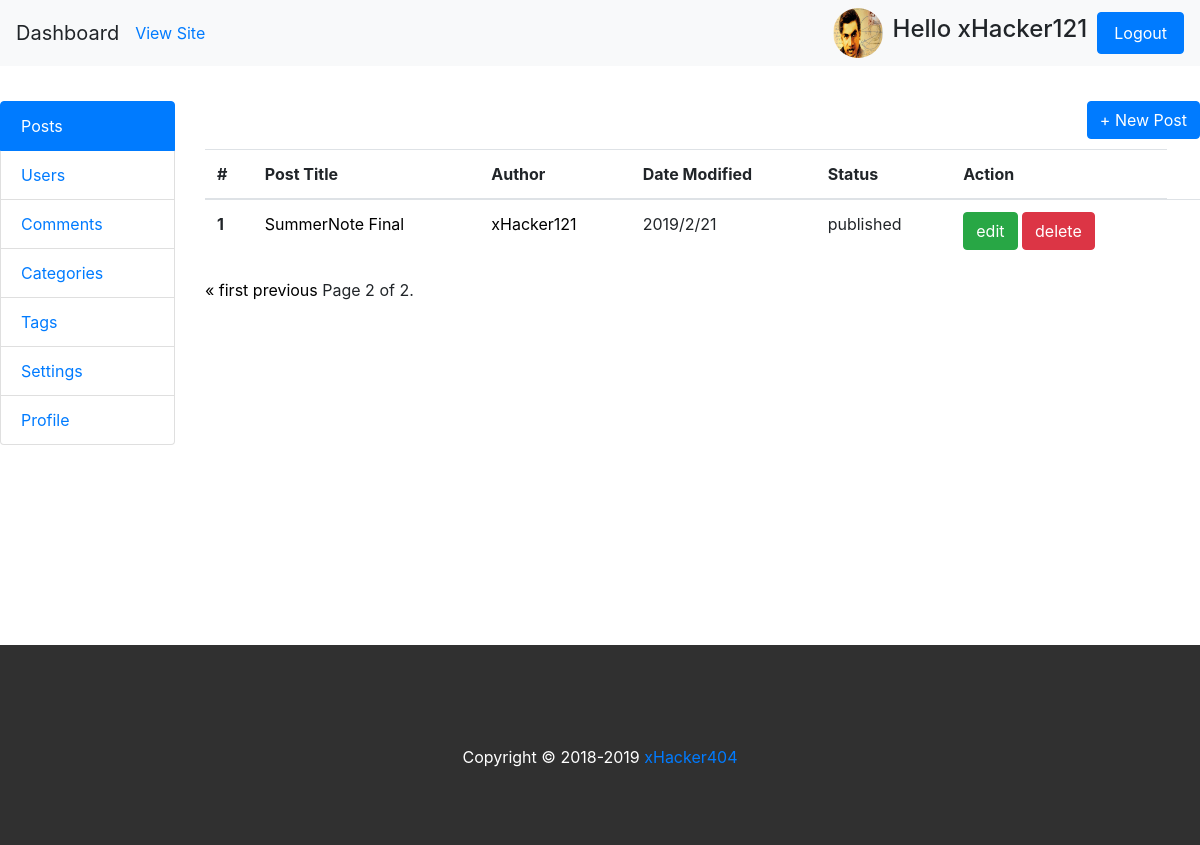
Before: /backend/posts/?page=2 (signed in) with the older database file.
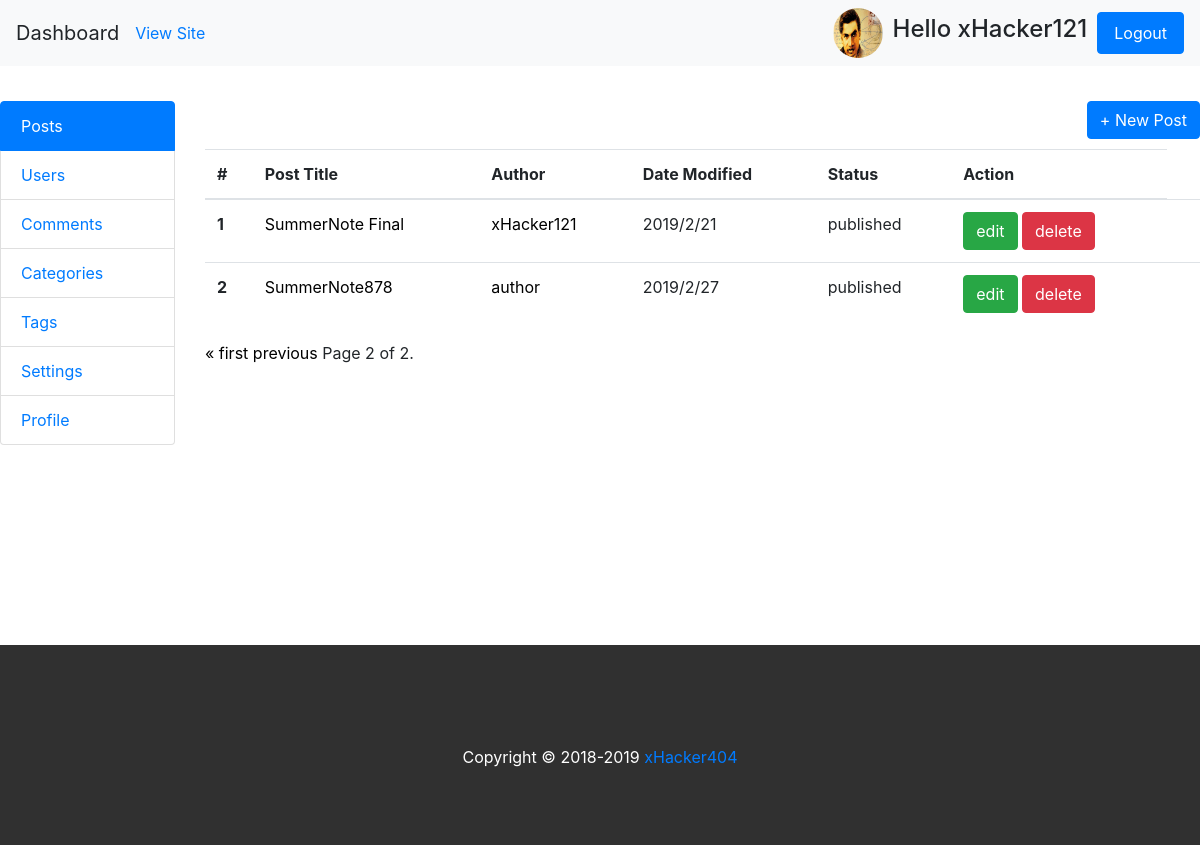
After: the same page with the newer database file.
### blog/models.py (models this page shows, shortened)
class Post(models.Model):
    title = models.CharField(max_length=250,unique=True)
    content = models.CharField(max_length=1000)
    featured_img = models.ImageField(upload_to='featured_images', blank=True)
    tag = models.ManyToManyField(Tag, related_name='tags')
    category = models.ManyToManyField(Category, related_name='categories')
    status = models.CharField(max_length=100, default='drafted')
    author = models.ForeignKey(User,on_delete=models.CASCADE, default=1)
    created_date = models.DateTimeField(default=datetime.now())
    published_date = models.DateTimeField(blank=True, null=True)
    updated_date = models.DateTimeField(blank=True, null=True)

### backend/views.py (the view)
# urls.py: path('posts/', views.posts, name='posts'),
@user_passes_test(is_moderator)
def posts(request):
    post_list = Post.objects.order_by('published_date')
    paginator = Paginator(post_list, 5) # Show 5 posts per page
    page = request.GET.get('page')
    posts = paginator.get_page(page)
    my_dict = {'posts':posts, 'post_page':'post_page'}
    return render(request, 'backend/posts.html', context=my_dict)

### backend/views.py (called while the page is built)
def is_moderator(user):
    return user.is_staff

### blog/context_processors.py (called while the page is built)
def post_widget(request):
    all_posts = Post.objects.filter(status='published').order_by('published_date')
    years = []
    tags = Tag.objects.all()
    categories = Category.objects.all()
    for post in all_posts :
        year = post.published_date.year
        if year not in years:
            years.append(year)
    return {
    'all_posts':all_posts,
    'years':years,
    'tags':tags,
    'categories':categories
    }

def site_settings(request):
    settings = BlogSettings.objects.get(id=1)
    site_icon = settings.site_icon
    site_logo = settings.site_logo
    site_title = settings.site_title
    tagline = settings.tagline
    keywords = settings.keywords
    description = settings.description
    post_per_page = settings.post_per_page
    return {
    'site_icon':site_icon,
    'site_logo':site_logo,
    'site_title':site_title,
    'tagline':tagline,
    'keywords':keywords,
    'description':description,
     'post_per_page':post_per_page
    }

### templates/backend/posts.html (shortened to what this page needs)
<!DOCTYPE html>
{% extends 'backend/base.html'%}
{% block content %}
{% if post_page %}
<div class="col-md-10" >
		<div class="post" style="height:500px; overflow: scroll">
			<div class="" style="float:right; margin-bottom:10px">
				<a href="{% url 'backend:new_post'%}"class="btn btn-primary"> + New Post </a>
			</div>
				<table class="table">
					<thead>
						<tr>
							<th scope="col">#</th>
							<th scope="col">Post Title</th>
							<th scope="col">Author</th>
							<th scope="col">Date Modified</th>
							<th scope="col">Status</th>
							<th scope="col">Action</th>
						</tr>
					</thead>
					<tbody>
						{% if posts %}
							{% for post in posts %}
							<tr>
								<th scope="row">{{ forloop.counter }}</th>
								<td> <a href="/blog/posts/{{post.id}}"> {{ post.title}} </a></td>
								<td><a href="/blog/author/{{post.author}}">{{ post.author}}</a></td>
								<td>{{post.updated_date.year}}/{{post.updated_date.month}}/{{post.updated_date.day}}</td>
								<td>{{post.status}}</td>
								<td>
										<a href="/backend/edit_post/{{post.id}}" class="btn btn-success">edit</a>
										<a href="/backend/delete_post/{{post.id}}" class="btn btn-danger">delete</a>
								</td>
								<td></td>
							</tr>
							{% endfor %}
						{% endif %}
					</tbody>
				</table>
				<div class="pagination">
				<span class="step-links">
						{% if posts.has_previous %}
								<a href="?page=1">&laquo; first</a>
								<a href="?page={{ posts.previous_page_number }}">previous</a>
						{% endif %}
						<span class="current">
								Page {{ posts.number }} of {{ posts.paginator.num_pages }}.
						</span>
				</span>
			</div>
		</div>
</div>
{% endif %}
{% endblock %}

Changed rows visible on the page:
added Post: title "SummerNote878", author "author", updated_date.year "2019", updated_date.month "2", updated_date.day "27", status "published"
